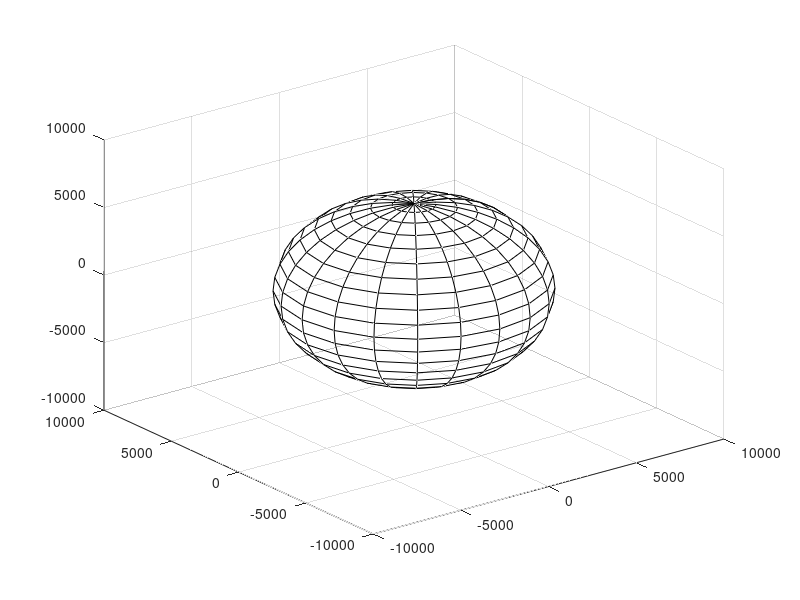

Source code (MATLAB): (Note: this script raises an error after producing the figure.)
clc;clear;
close all;

%% Earth

a = 6378.137;
flattening = 1/298.257223563;
b = a*(1-flattening);

[X,Y,Z] = ellipsoid(0,0,0,a,a,b);

figure
earth = surf(X,Y,Z,'FaceAlpha',0);
earth.EdgeColor = [0.7,0.7,0.7];
earth.LineStyle = ":";
hold on
axis equal

k = 0 : 0.1*pi : 2*pi;
equaterX = 8000*cos(k);
equaterY = 8000*sin(k);

equator = patch(equaterX,equaterY,'c','FaceAlpha',0.2);
equator.EdgeColor = [1 1 1];

quiver3(0,0,0,1,0,0,7500);
quiver3(0,0,0,0,1,0,7500);
quiver3(0,0,0,0,0,1,7500);

text(8000, 0, 0, 'X_{ECI}')
text(0, 8000, 0, 'Y_{ECI}')
text(0, 0, 8000, 'Z_{ECI}')

mu_e = 3.986004418*10^14;  % [m^3/s^2]
mu_e = mu_e/1e9;


%% Earth rate // rad/sec
earth_rate = 7.29211585537707E-05;

%% Missile apogee, flight time

missile_h = 97;
flight_time = 4.8147;

%% Launch Point 

r_launch_ecef = lla2ecef([39.7437 127.4732 0], 'WGS84');
r_launch_ecef = r_launch_ecef/1e3;

r_launch_eci = r_launch_ecef';
plot3(r_launch_ecef(1),r_launch_ecef(2),r_launch_ecef(3),'o','LineWidth',3);
% text(r_launch(1)+500,r_launch(2)+500,r_launch(3)+500,'Launch')

%% Land Point

r_land_ecef = lla2ecef([36.37247 127.3578 0], 'WGS84');
r_land_ecef = r_land_ecef/1e3;

r_land_eci = ecef2eci(flight_time*60, earth_rate)*r_land_ecef';
% plot3(r_land_eci(1),r_land_eci(2),r_land_eci(3),'*');
% text(r_land(1)+500,r_land(2)+500,r_land(3)+500,'Land')

%% Time // 5min

dt = 0.1;
t = 0 : dt : flight_time*60;
% t= 0 : dt : 90;

%% Missile Trajectory Reconstruction 

% apogee point
mid_eci = (r_launch_eci + r_land_eci)/2;
mid_ecef = ecef2eci(flight_time*60/2, earth_rate)'*mid_eci;
mid_lla = ecef2lla(1e3*mid_ecef');
mid_lla(3) = missile_h*1e3; 
ap_ecef = lla2ecef(mid_lla)';
ap_ecef = ap_ecef/1e3;
ap_eci = ecef2eci(flight_time*60/2, earth_rate)*ap_ecef;

plot3(ap_eci(1),ap_eci(2),ap_eci(3),'*','LineWidth',3);

A_z_vec = cross(r_launch_eci,ap_eci)/norm(cross(r_launch_eci,ap_eci));
A_x_vec = -ap_eci/norm(ap_eci);
A_y_vec = cross(A_z_vec, A_x_vec);

% quiver3(0,0,0,A_z_vec(1),A_z_vec(2),A_z_vec(3),7500);
% quiver3(0,0,0,A_x_vec(1),A_x_vec(2),A_x_vec(3),7500);
% quiver3(0,0,0,A_y_vec(1),A_y_vec(2),A_y_vec(3),7500);

dcm_eci2plane = [A_x_vec A_y_vec A_z_vec]';

launch_plane = dcm_eci2plane*r_launch_eci;
ap_plane = dcm_eci2plane*ap_eci;

ra = abs(ap_plane(1));
nu = pi - acos(dot(ap_plane,launch_plane)/(norm(ap_plane)*norm(launch_plane)));
e_missile = (ra-norm(launch_plane))/(ra+norm(launch_plane)*cos(nu));
a_missile = ra/(1+e_missile);

v_ap_plane = [0; -sqrt(2*mu_e*(1/ra - 1/(2*a_missile))); 0];
v_launch_plane_norm = sqrt(2*mu_e*(1/norm(launch_plane) - 1/(2*a_missile)));

slope = -(1-e_missile^2)*(launch_plane(1)+a_missile*e_missile)/launch_plane(2);
v_launch_plane = [-v_launch_plane_norm/sqrt(1+slope^2) ;-(slope)*v_launch_plane_norm/sqrt(1+slope^2);0];

v_launch_eci = dcm_eci2plane'*v_launch_plane;

%% RK4
x_missile(:,1) = [r_launch_eci ; v_launch_eci];
x_missile_ecef(:,1) = x_missile(1:3,1);
u = 0;
for i = 1 : size(t,2)-1
    x_missile(:,i+1) = RK4(x_missile(:,i),dt,u,mu_e);
    time = i*dt;
    
    x_missile_ecef(:,i+1) = ecef2eci(time,earth_rate)'*x_missile(1:3,i+1);
    x_missile_lla = ecef2lla(1e3*x_missile_ecef(:,i+1)');

    % if x_missile_lla(3) <= 0
    %     % disp(i/(10*60));
    %     break
    % end
end

plot3(x_missile(1,:),x_missile(2,:),x_missile(3,:),'LineWidth',2);
plot3(x_missile(1,size(x_missile,2)),x_missile(2,size(x_missile,2)),x_missile(3,size(x_missile,2)),'x','LineWidth',3)


r_launch_lla = ecef2lla(1e3*r_launch_eci');
r_ap_lla = ecef2lla(1e3*ap_eci');
x_missile_lla = ecef2lla(1e3*x_missile_ecef');

%% Satellite // VICTUS NOX
tle = loadTle(pwd, 'Victus_Nox.tle');

for i = 0 : 5
    [R(i+1,:), V(i+1,:)] = sgp4(tle, 58002+i);
    R_lla = ecef2lla(1e3*R(i+1,:));
    % disp(R_lla(3))

end

plot3(R(:,1),R(:,2),R(:,3),'*')
% [R1, V1] = sgp4(tle, 25);
% plot3(R1(1),R1(2),R1(3),'*')

%% RK4 

x_sat = [R(1,:)';V(1,:)'];
x_sat_ecef(:,1) = x_sat(1:3,1);
x_sat_lla(1,:) = ecef2lla(1e3*x_sat_ecef(:,1)');
u = 0;

for i = 1 : size(t,2)-1
    x_sat(:,i+1) = RK4(x_sat(:,i),dt,u,mu_e);
    time = i*dt;
    
    x_sat_ecef(:,i+1) = ecef2eci(time,earth_rate)'*x_sat(1:3,i+1);
    x_sat_lla(i+1,:) = ecef2lla(1e3*x_sat_ecef(:,i+1)');
end

plot3(x_sat(1,:),x_sat(2,:),x_sat(3,:),'LineWidth',2);

%% camera center // seoul 37.566535 126.9779692
% r_launch_ecef = lla2ecef([39.7437 127.4732 0], 'WGS84');
r_cam_center_ecef = lla2ecef([39.7437 127.4732 0], 'WGS84');

for i = 0 : size(t,2)-1
    r_cam_center_eci(:,i+1) = 1e-3*ecef2eci(i*dt, earth_rate)*r_cam_center_ecef';
end

for i = 0 : size(t,2)-1
    cam_missile_eci(:,i+1) = x_missile(1:3,i+1) - x_sat(1:3,i+1);
    cam_center_eci_norm(:,i+1) = (r_cam_center_eci(:,i+1) - x_sat(1:3,i+1))/norm(r_cam_center_eci(:,i+1) - x_sat(1:3,i+1)); 
    cam_missile_eci_norm(:,i+1) = (x_missile(1:3,i+1) - x_sat(1:3,i+1))/norm(x_missile(1:3,i+1) - x_sat(1:3,i+1));
    % angle(i+1)=acosd(dot(cam_missile_eci(:,i+1),cam_center_eci(:,i+1)));
end

% figure;
% plot(t,angle);

%eci 2 vvlh 
for i = 0 : size(t,2)-1
    dcm_eci2vvlh(:,:,i+1) = eci2vvlh(x_sat(1:3,i+1),x_sat(4:6,i+1));
    cam_center_vvlh(:,i+1) = dcm_eci2vvlh(:,:,i+1)*cam_center_eci_norm(:,i+1);
    dcm_vvlh2cam(:,:,i+1) = vvlh2cam(cam_center_vvlh(:,i+1));
    dcm_eci2cam(:,:,i+1) = dcm_vvlh2cam(:,:,i+1)*dcm_eci2vvlh(:,:,i+1);
    cam_missile_cam(:,i+1) = dcm_eci2cam(:,:,i+1)*cam_missile_eci(:,i+1);
end

for i = 0 : size(t,2)-1
    dcm_eci2cam(:,:,i+1)*cam_missile_eci_norm(:,i+1);
end

%camera matrix
f = 100; %[mm]
f = f*1e-3; %[m]
Cx = 0.5*5328;
Cy = 0.5*4608;
m_pixel = 1/(2.74*1e-6); %[um]

M_cam = [m_pixel*f  0 Cx 0; 
         0  m_pixel*f Cy 0;
         0    0       1  0];

for i = 0 : size(t,2)-1
    missile_img(:,i+1) = M_cam*[1e3*cam_missile_cam(:,i+1);1];
    missile_img(:,i+1) =  round(missile_img(:,i+1)/missile_img(3,i+1));
end

figure
plot(missile_img(1,:),missile_img(2,:));
hold on
plot(Cx,Cy,'x');
xlim([0 5328]);
ylim([0 4608]);

%%save file

save('Ground_Truth1.mat','t','r_launch_eci','x_missile','x_sat','dcm_eci2cam','flight_time','missile_img','-v7.3');

%% Geoplot

uif = uifigure;
g = geoglobe(uif);

% geoplot3(g,r_launch_lla(1),r_launch_lla(2),r_launch_lla(3),'o','LineWidth',5,'Color','y');
% hold(g,'on')
% geoplot3(g,r_ap_lla(1),r_ap_lla(2),r_ap_lla(3),'o','LineWidth',5,'Color','y');
geoplot3(g,x_missile_lla(:,1)',x_missile_lla(:,2)',x_missile_lla(:,3)','LineWidth',2,'Color','y');
% geoplot3(g,x_lla(1,size(x_lla,2)-1),x_lla(2,size(x_lla,2)-1),x_lla(3,size(x_lla,2)-1),'o','LineWidth',5,'Color','y')

hold(g,'on')
geoplot3(g,x_sat_lla(:,1)',x_sat_lla(:,2)',x_sat_lla(:,3)','LineWidth',2,'Color','c');
%% Function

%% ecef2eci 
function dcm = ecef2eci(t,rate) % t in sec
    theta = rate * t;
    
    c = cos(theta);
    s = sin(theta);

    dcm = [c -s 0 ;
           s c 0 ;
           0 0 1];
end

%% RK4 
% input : r = state / h = time step / u = input_accel = 0 
%         / mu = gravitational constant
% output : r_out = result of RK4
% RK4 function
function r_out = RK4(r,h,u,mu)
    
    k1 = dyn_eqn(r,u,mu);
    k2 = dyn_eqn(r+0.5*k1*h,u,mu);
    k3 = dyn_eqn(r+0.5*k2*h,u,mu);
    k4 = dyn_eqn(r+k3*h,u,mu);
    
    r_out = r + h*(k1 + 2*k2 + 2*k3 + k4)/6;
end

%% Dynamic Eq
% input : r = state / u = input_accel = 0 / mu = gravitational constant
% output : r_dot 
% differential eq represting dynamic of system
function r_dot = dyn_eqn(r,u, mu)

    R = [r(1) ; r(2) ; r(3)];
    R_dot = [r(4) ; r(5) ; r(6)];

    R_dotdot = -(mu/norm(R)^3)*R + u;

    r_dot = [R_dot ; R_dotdot];
end

%% ECI to vvlh

function dcm = eci2vvlh(r,v)
    z = -r/norm(r);
    y = cross(z,v)/norm(cross(z,v));
    x = cross(y,z);

    dcm = [x y z]';
end

%% vvlh to cam // z = cam center / y = inv velocity direction

function dcm = vvlh2cam(cam)

    z = cam/norm(cam);
    x = -cross(z,[-1;0;0])/norm(cross(z,[-1;0;0]));
    y = cross(z,x);

    dcm = [x y z]';
end